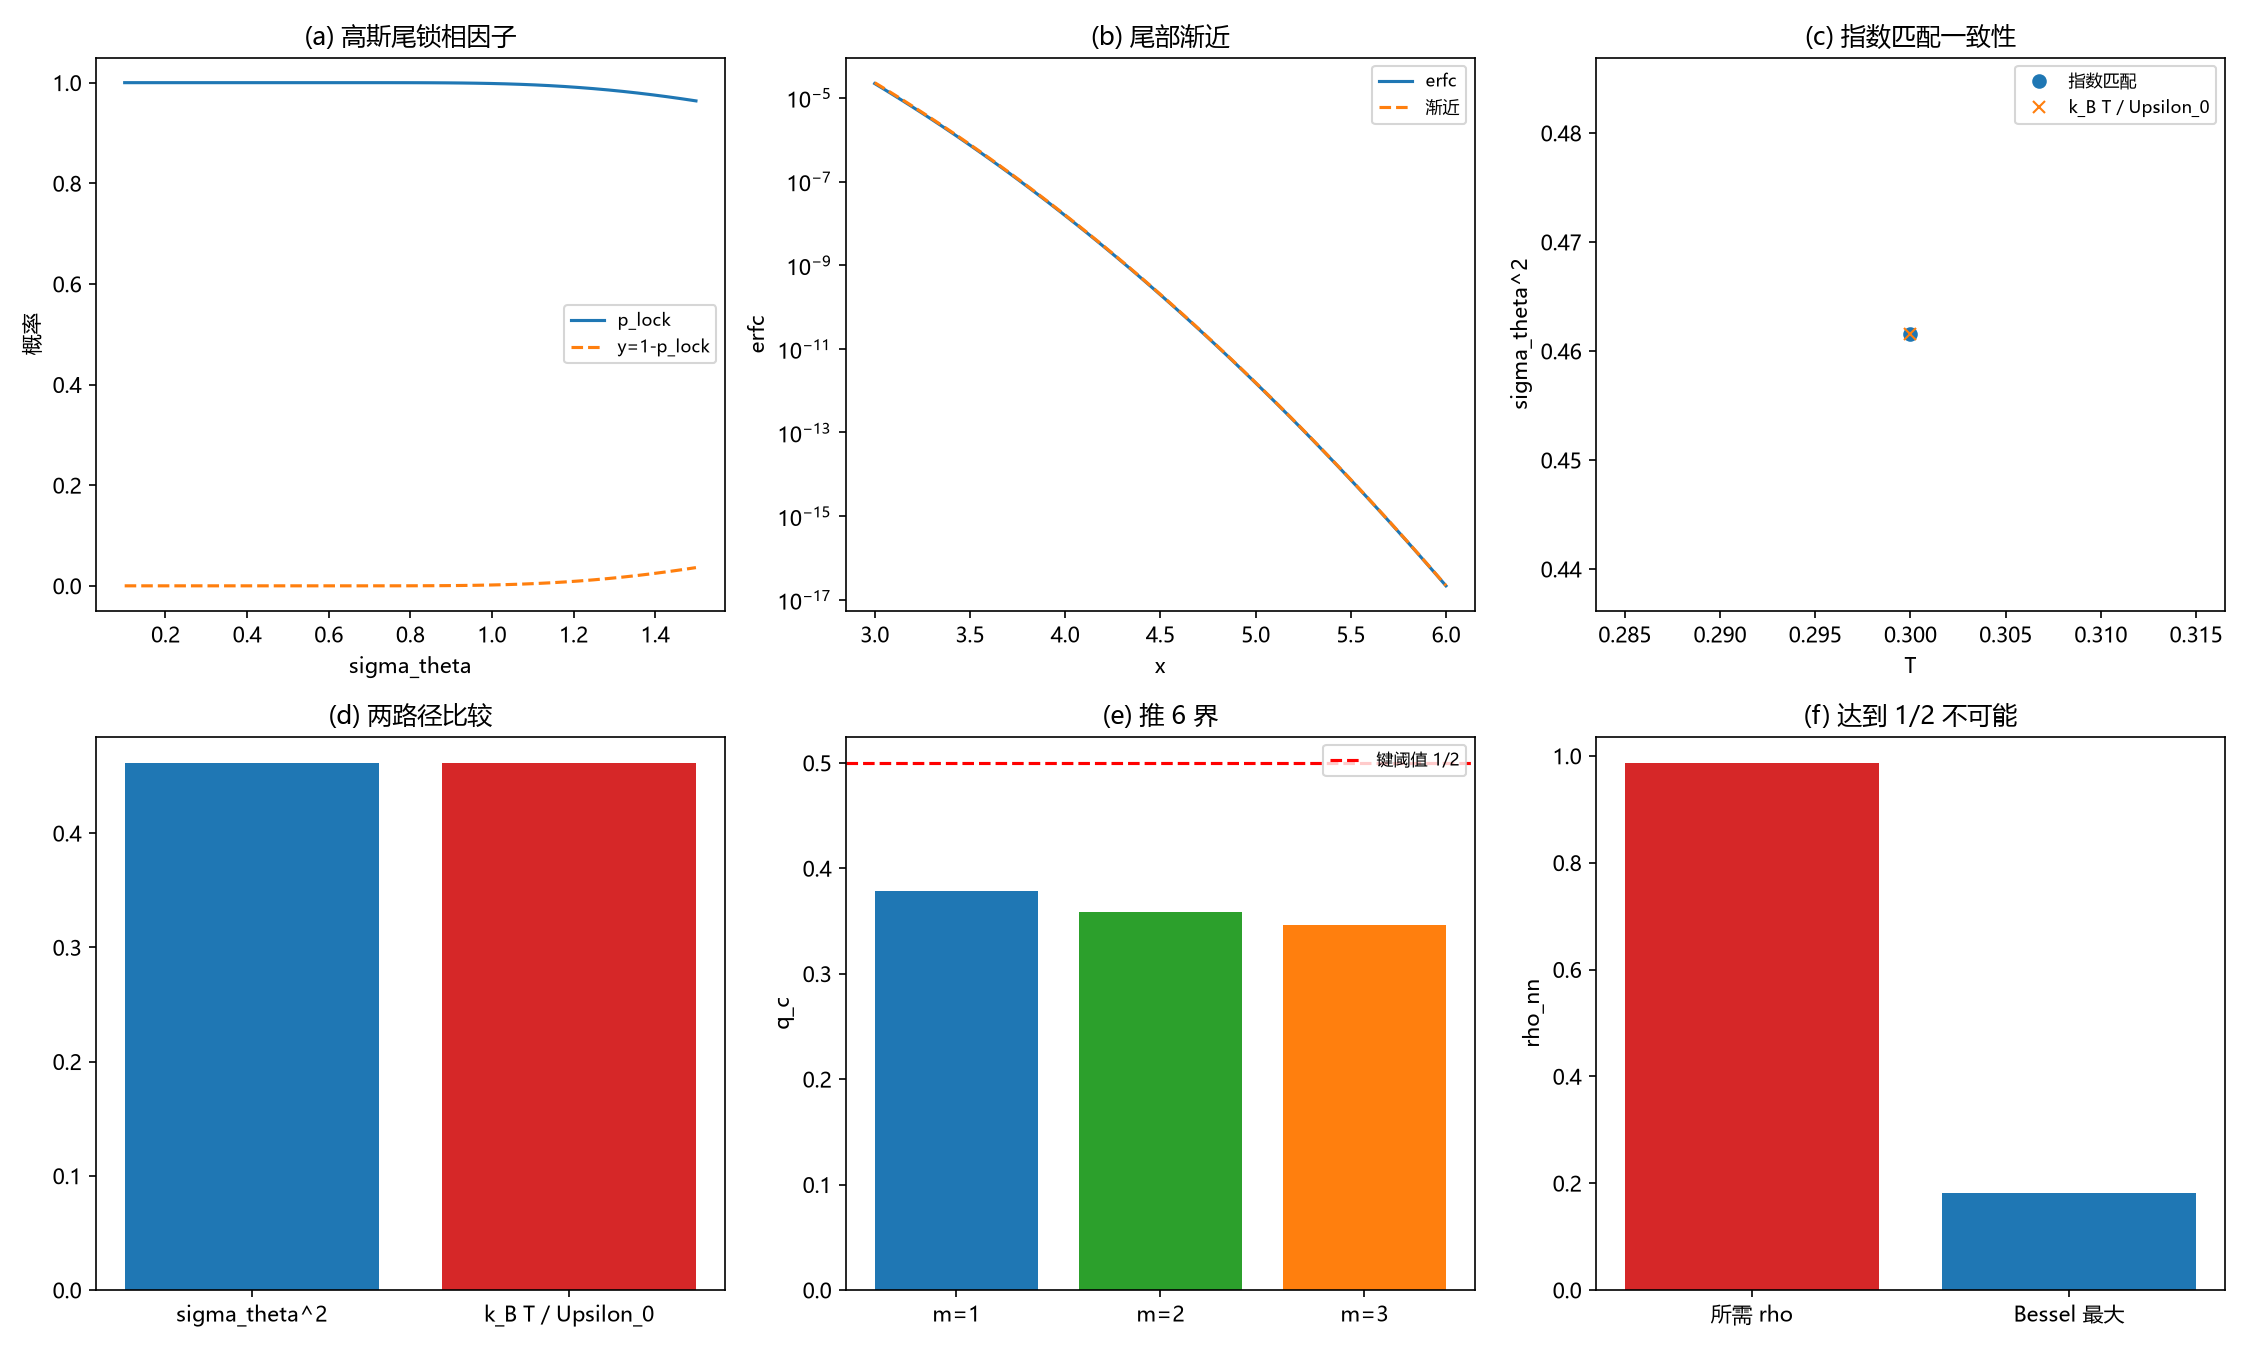

Write Python code to recreate this figure.
# -*- coding: utf-8 -*-
"""环 15：和乐动力学映射与推 6 终结（第 161 轮，R-170）

只做解析式的数值核对与函数图像，不做任何数据拟合。
运行：python "环15和乐动力学映射与推6终结.py"（本目录）
输出：环15和乐动力学映射与推6终结.png / .json
"""
import json
import numpy as np
import matplotlib
matplotlib.use("Agg")
import matplotlib.pyplot as plt
from math import erf, erfc, pi, sqrt, exp
from scipy.integrate import quad
from scipy.special import j0, ndtri
from scipy.stats import norm

plt.rcParams["font.sans-serif"] = ["Microsoft YaHei", "SimHei", "DejaVu Sans"]
plt.rcParams["axes.unicode_minus"] = False

PC = 0.592746
Z = ndtri(1.0 - PC)
PHI2 = norm.pdf(Z) ** 2
PC2 = PC ** 2
RHO_MAX = 0.18119175498741524   # 第 157 轮 m=1 最近邻最大值


def rho_nn(m):
    I = quad(lambda u: u ** m * j0(pi * u), 0.0, 1.0, limit=200)[0]
    return (m + 1.0) * I


def lock(sigma):
    x = pi / (sqrt(2.0) * sigma)
    return erf(x), erfc(x)


checks = {}

# ---- C1 方差传递 ----
alpha, kap, sig, rho = 2.0 * pi, 1.0 / (4.0 * pi), 0.03, 0.1
vlam = 2.0 * kap ** 2 * sig ** 2 * (1.0 - rho)
s2 = alpha ** 2 * vlam
checks["C1_v_lambda"] = vlam
checks["C1_sigma_theta_sq"] = s2
assert s2 > 0 and abs(s2 - 2.0 * alpha ** 2 * kap ** 2 * sig ** 2 * (1 - rho)) < 1e-15

# ---- C2 锁相因子 ----
sg = np.linspace(0.1, 1.5, 40)
pl = np.array([lock(float(s))[0] for s in sg])
yv = np.array([lock(float(s))[1] for s in sg])
checks["C2_lock_sum"] = float(np.max(np.abs(pl + yv - 1.0)))
checks["C2_y_monotone"] = bool(np.all(np.diff(yv) > 0))
assert checks["C2_lock_sum"] < 1e-14
assert np.all(np.diff(yv) > 0)

# ---- C3 erfc 渐近 ----
xs = np.array([4.0, 5.0, 6.0, 7.0])
rel = []
for x in xs:
    approx = exp(-x ** 2) / (sqrt(pi) * x)
    rel.append(abs(erfc(float(x)) / approx - 1.0))
checks["C3_erfc_asymptotic_relerr"] = rel
assert rel[-1] < 1e-2

# ---- C4 指数匹配 ----
T, U = 0.3, 0.65
Ec = pi ** 2 * U / 2.0
s2_match = pi ** 2 * T / (2.0 * Ec)
checks["C4_sigma_match"] = s2_match
checks["C4_T_over_U"] = T / U
assert abs(s2_match - T / U) < 1e-14

# ---- C5 K*sigma^2=1 ----
K = U / T
checks["C5_K_sigma_product"] = K * s2_match
assert abs(K * s2_match - 1.0) < 1e-14

# ---- C6 Upsilon_0 结构式 ----
w, sig0 = 1.0, 0.03
D = 4.0 * alpha ** 2 * kap ** 2 * sig0 ** 2 * (1.0 - rho)
U_struct = w / D
lhs = T / U_struct
rhs = D * T / w
checks["C6_Upsilon0_struct"] = U_struct
checks["C6_residual"] = abs(lhs - rhs)
assert abs(lhs - rhs) < 1e-13

# ---- C7 推 6 界 ----
qcs = []
for m in (1, 2, 3):
    r = rho_nn(m)
    qcs.append(PC2 + r * PHI2)
need_cbar = 0.5 - PC2
need_rho = need_cbar / PHI2
checks["C7_qc"] = qcs
checks["C7_all_below_half"] = bool(all(q < 0.5 for q in qcs))
checks["C7_required_rho"] = need_rho
checks["C7_rho_max"] = RHO_MAX
checks["C7_rejected"] = bool(need_rho > RHO_MAX)
assert all(q < 0.5 for q in qcs)
assert need_rho > RHO_MAX

# ---------------- 图像 ----------------
fig, axes = plt.subplots(2, 3, figsize=(15, 9))

ax = axes[0, 0]
ax.plot(sg, pl, label="p_lock")
ax.plot(sg, yv, "--", label="y=1-p_lock")
ax.set(xlabel="sigma_theta", ylabel="概率", title="(a) 高斯尾锁相因子")
ax.legend(fontsize=8)

ax = axes[0, 1]
xx = np.linspace(3.0, 6.0, 60)
ax.plot(xx, [erfc(float(x)) for x in xx], label="erfc")
ax.plot(xx, [exp(-x ** 2) / (sqrt(pi) * x) for x in xx], "--", label="渐近")
ax.set(yscale="log", xlabel="x", ylabel="erfc", title="(b) 尾部渐近")
ax.legend(fontsize=8)

ax = axes[0, 2]
ax.plot([T], [s2_match], "o", label="指数匹配")
ax.plot([T], [T / U], "x", label="k_B T / Upsilon_0")
ax.set(xlabel="T", ylabel="sigma_theta^2", title="(c) 指数匹配一致性")
ax.legend(fontsize=8)

ax = axes[1, 0]
ax.bar(["sigma_theta^2", "k_B T / Upsilon_0"], [s2_match, T / U], color=["tab:blue", "tab:red"])
ax.set(title="(d) 两路径比较")

ax = axes[1, 1]
ax.bar(["m=1", "m=2", "m=3"], qcs, color=["tab:blue", "tab:green", "tab:orange"])
ax.axhline(0.5, color="r", ls="--", label="键阈值 1/2")
ax.set(ylabel="q_c", title="(e) 推 6 界")
ax.legend(fontsize=8)

ax = axes[1, 2]
ax.bar(["所需 rho", "Bessel 最大"], [need_rho, RHO_MAX], color=["tab:red", "tab:blue"])
ax.set(ylabel="rho_nn", title="(f) 达到 1/2 不可能")

fig.tight_layout()
fig.savefig("环15和乐动力学映射与推6终结.png", dpi=150)
with open("环15和乐动力学映射与推6终结.json", "w", encoding="utf-8") as fh:
    json.dump(checks, fh, ensure_ascii=False, indent=2)
print(json.dumps(checks, ensure_ascii=False, indent=2))
